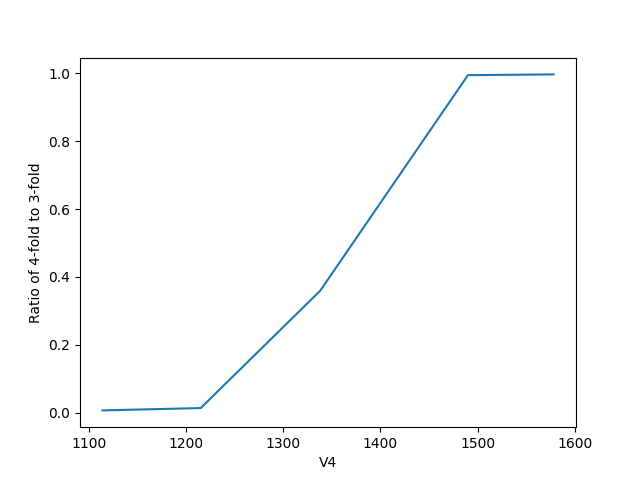

Source code (Python):
import numpy as np 
import matplotlib.pyplot as plt

V4 = np.array([1114, 1215, 1338, 1490, 1578]) 
fold3 = np.array([1595, 1454, 1589, 1530, 1383]) 
fold4 = np.array([11, 20, 571, 1521, 1378]) 

rate = fold4/fold3 

plt.plot(V4, rate)
plt.xlabel("V4") 
plt.ylabel("Ratio of 4-fold to 3-fold") 
plt.show() 
